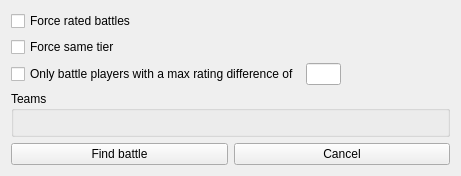
<?xml version="1.0" encoding="UTF-8"?>
<ui version="4.0">
 <class>FindBattleDialog</class>
 <widget class="QWidget" name="FindBattleDialog">
  <property name="geometry">
   <rect>
    <x>0</x>
    <y>0</y>
    <width>461</width>
    <height>176</height>
   </rect>
  </property>
  <property name="windowTitle">
   <string>Find Battle Dialog</string>
  </property>
  <layout class="QVBoxLayout" name="verticalLayout">
   <item>
    <widget class="QCheckBox" name="rated">
     <property name="text">
      <string>Force rated battles</string>
     </property>
    </widget>
   </item>
   <item>
    <widget class="QCheckBox" name="sameTier">
     <property name="text">
      <string>Force same tier</string>
     </property>
    </widget>
   </item>
   <item>
    <layout class="QHBoxLayout" name="horizontalLayout_2">
     <item>
      <widget class="QCheckBox" name="rangeOn">
       <property name="text">
        <string>Only battle players with a max rating difference of</string>
       </property>
      </widget>
     </item>
     <item>
      <widget class="QLineEdit" name="range">
       <property name="maximumSize">
        <size>
         <width>35</width>
         <height>16777215</height>
        </size>
       </property>
      </widget>
     </item>
     <item>
      <spacer name="horizontalSpacer">
       <property name="orientation">
        <enum>Qt::Horizontal</enum>
       </property>
       <property name="sizeHint" stdset="0">
        <size>
         <width>40</width>
         <height>20</height>
        </size>
       </property>
      </spacer>
     </item>
    </layout>
   </item>
   <item>
    <widget class="QGroupBox" name="groupBox">
     <property name="title">
      <string>Teams</string>
     </property>
     <layout class="QVBoxLayout" name="teams">
      <property name="spacing">
       <number>3</number>
      </property>
      <property name="topMargin">
       <number>3</number>
      </property>
     </layout>
    </widget>
   </item>
   <item>
    <layout class="QHBoxLayout" name="horizontalLayout">
     <item>
      <widget class="QPushButton" name="findbattle">
       <property name="text">
        <string>Find battle</string>
       </property>
      </widget>
     </item>
     <item>
      <widget class="QPushButton" name="cancel">
       <property name="text">
        <string>Cancel</string>
       </property>
      </widget>
     </item>
    </layout>
   </item>
  </layout>
 </widget>
 <resources/>
 <connections/>
</ui>
